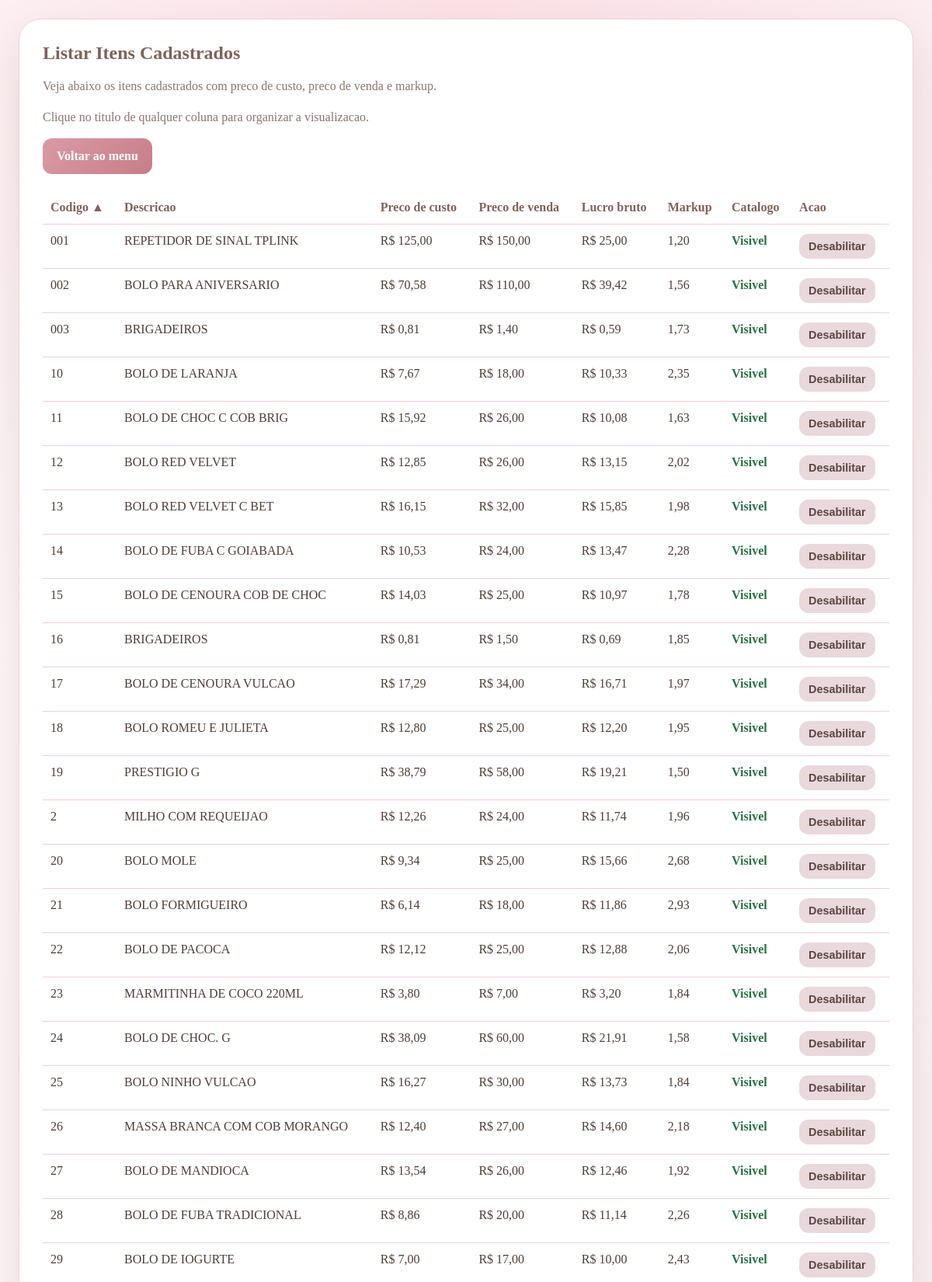
The app's page /listar-itens.php?ordenar_por=codigo_produto&direcao=asc (signed in, upper part) with its own data.
### tables this page shows
CREATE TABLE IF NOT EXISTS itens (
    id INT UNSIGNED AUTO_INCREMENT PRIMARY KEY,
    codigo_produto VARCHAR(50) NOT NULL UNIQUE,
    nome_produto VARCHAR(150) NOT NULL,
    categoria VARCHAR(100) DEFAULT NULL,
    ncm VARCHAR(20) NOT NULL,
    foto_produto VARCHAR(255) DEFAULT NULL,
    mostrar_catalogo TINYINT(1) NOT NULL DEFAULT 1,
    preco_custo DECIMAL(10,2) NOT NULL,
    preco_venda DECIMAL(10,2) NOT NULL,
    criado_em TIMESTAMP DEFAULT CURRENT_TIMESTAMP
);

### listar-itens.php (the view, shortened to what this page needs)
<?php
require __DIR__ . '/db.php';
$ordenacoesPermitidas = [
    'codigo_produto' => 'codigo_produto',
    'nome_produto' => 'nome_produto',
    'preco_custo' => 'preco_custo',
    'preco_venda' => 'preco_venda',
    'lucro_bruto' => 'lucro_bruto',
    'markup' => 'markup',
];
$ordenarPor = $_GET['ordenar_por'] ?? 'lucro_bruto';
$direcao = strtolower($_GET['direcao'] ?? 'desc');
$stmt = $pdo->query(
    'SELECT
        id,
        codigo_produto,
        nome_produto,
        mostrar_catalogo,
        preco_custo,
        preco_venda,
        (preco_venda - preco_custo) AS lucro_bruto,
        CASE
            WHEN preco_custo > 0 THEN preco_venda / preco_custo
            ELSE 0
        END AS markup
     FROM itens
     ORDER BY ' . $ordenacoesPermitidas[$ordenarPor] . ' ' . strtoupper($direcao) . ', nome_produto ASC'
);
$itens = $stmt->fetchAll();
function linkOrdenacao(string $colunaAtual, string $ordenarPor, string $direcao): string
{
    $novaDirecao = 'asc';
    if ($colunaAtual === $ordenarPor && $direcao === 'asc') {
        $novaDirecao = 'desc';
    }
    return 'listar-itens.php?ordenar_por=' . urlencode($colunaAtual) . '&direcao=' . urlencode($novaDirecao);
}
function indicadorOrdenacao(string $colunaAtual, string $ordenarPor, string $direcao): string
{
    if ($colunaAtual !== $ordenarPor) {
        return '';
    }
    return $direcao === 'asc' ? ' ▲' : ' ▼';
}
?>
<!DOCTYPE html>
<html lang="pt-BR">
<head>
</head>
<body>
    <main class="layout">
        <section class="card">
            <h1>Listar Itens Cadastrados</h1>
            <p class="lead">Veja abaixo os itens cadastrados com preco de custo, preco de venda e markup.</p>
            <p class="sort-info">Clique no titulo de qualquer coluna para organizar a visualizacao.</p>
            <div class="actions">
                <a class="button" href="dashboard.php">Voltar ao menu</a>
            </div>
            <?php if ($itens): ?>
                <div class="table-wrap">
                    <table>
                        <thead>
                            <tr>
                                <th><a class="sort-link" href="<?= htmlspecialchars(linkOrdenacao('codigo_produto', $ordenarPor, $direcao), ENT_QUOTES, 'UTF-8') ?>">Codigo<?= htmlspecialchars(indicadorOrdenacao('codigo_produto', $ordenarPor, $direcao), ENT_QUOTES, 'UTF-8') ?></a></th>
                                <th><a class="sort-link" href="<?= htmlspecialchars(linkOrdenacao('nome_produto', $ordenarPor, $direcao), ENT_QUOTES, 'UTF-8') ?>">Descricao</a></th>
                                <th><a class="sort-link" href="<?= htmlspecialchars(linkOrdenacao('preco_custo', $ordenarPor, $direcao), ENT_QUOTES, 'UTF-8') ?>">Preco de custo</a></th>
                                <th><a class="sort-link" href="<?= htmlspecialchars(linkOrdenacao('preco_venda', $ordenarPor, $direcao), ENT_QUOTES, 'UTF-8') ?>">Preco de venda</a></th>
                                <th><a class="sort-link" href="<?= htmlspecialchars(linkOrdenacao('lucro_bruto', $ordenarPor, $direcao), ENT_QUOTES, 'UTF-8') ?>">Lucro bruto</a></th>
                                <th><a class="sort-link" href="<?= htmlspecialchars(linkOrdenacao('markup', $ordenarPor, $direcao), ENT_QUOTES, 'UTF-8') ?>">Markup</a></th>
                                <th>Catalogo</th>
                                <th>Acao</th>
                            </tr>
                        </thead>
                        <tbody>
                            <?php foreach ($itens as $item): ?>
                                <?php
                                $precoCusto = (float) $item['preco_custo'];
                                $precoVenda = (float) $item['preco_venda'];
                                $lucroBruto = (float) $item['lucro_bruto'];
                                $markup = (float) $item['markup'];
                                $mostrarCatalogo = (int) ($item['mostrar_catalogo'] ?? 1) === 1;
                                ?>
                                <tr>
                                    <td><?= htmlspecialchars($item['codigo_produto'], ENT_QUOTES, 'UTF-8') ?></td>
                                    <td><?= htmlspecialchars($item['nome_produto'], ENT_QUOTES, 'UTF-8') ?></td>
                                    <td class="money">R$ <?= htmlspecialchars(number_format($precoCusto, 2, ',', '.'), ENT_QUOTES, 'UTF-8') ?></td>
                                    <td class="money">R$ <?= htmlspecialchars(number_format($precoVenda, 2, ',', '.'), ENT_QUOTES, 'UTF-8') ?></td>
                                    <td class="money">R$ <?= htmlspecialchars(number_format($lucroBruto, 2, ',', '.'), ENT_QUOTES, 'UTF-8') ?></td>
                                    <td class="money"><?= htmlspecialchars(number_format($markup, 2, ',', '.'), ENT_QUOTES, 'UTF-8') ?></td>
                                    <td>
                                        <?php if ($mostrarCatalogo): ?>
                                            <span class="status-catalogo visivel">Visivel</span>
                                        <?php else: ?>
                                            <span class="status-catalogo oculto">Oculto</span>
                                        <?php endif; ?>
                                    </td>
                                    <td>
                                        <form method="post">
                                            <button class="button secondary small" type="submit">
                                                <?= $mostrarCatalogo ? 'Desabilitar' : 'Habilitar' ?>
                                            </button>
                                        </form>
                                    </td>
                                </tr>
                            <?php endforeach; ?>
                        </tbody>
                    </table>
                </div>
            <?php else: ?>
                <p class="lead">Nenhum item cadastrado no momento.</p>
            <?php endif; ?>
        </section>
    </main>
</body>
</html>

### listar-itens.php (style rules this page uses)
:root { --primary: #d99aa5; --primary-dark: #c77d89; --secondary: #7d635c; --text: #4d3e39; --muted: #8a7670; --border: #f1cfd6; --shadow: rgba(125, 99, 92, 0.18); }
* { box-sizing: border-box; }
body { margin: 0; min-height: 100vh; padding: 24px; font-family: Georgia, "Times New Roman", serif; background: radial-gradient(circle at top, #fbe1e7 0%, transparent 34%), linear-gradient(135deg, #fffafb 0%, #f8eef1 100%); color: var(--text); }
.layout { width: min(1180px, 100%); margin: 0 auto; display: grid; gap: 24px; }
.card { background: #fff; border: 1px solid var(--border); border-radius: 28px; padding: 30px; box-shadow: 0 24px 60px var(--shadow); }
h1 { margin-top: 0; color: var(--secondary); }
.lead { color: var(--muted); margin-bottom: 22px; }
.actions { display: flex; gap: 12px; flex-wrap: wrap; margin-bottom: 22px; }
.button { padding: 14px 18px; border: 0; border-radius: 12px; background: linear-gradient(135deg, var(--primary) 0%, var(--primary-dark) 100%); color: #fff; text-decoration: none; font-size: 1rem; font-weight: bold; cursor: pointer; }
.button.secondary { background: #e9d8dc; color: #5c4741; }
.button.small { padding: 8px 12px; font-size: 0.9rem; }
.status-catalogo { font-weight: bold; }
.status-catalogo.visivel { color: #2b6f44; }
.sort-info { margin-bottom: 18px; color: var(--muted); }
.sort-link { color: inherit; text-decoration: none; }
.table-wrap { overflow-x: auto; }
table { width: 100%; border-collapse: collapse; }
th, td { padding: 12px 10px; border-bottom: 1px solid var(--border); text-align: left; vertical-align: top; }
th { color: var(--secondary); white-space: nowrap; }
td.money { white-space: nowrap; }

### records on screen
itens: codigo_produto "001", nome_produto "REPETIDOR DE SINAL TPLINK", preco_custo "125,00", preco_venda "150,00", lucroBruto "25,00", markup "1,20", mostrar_catalogo "Visivel"
itens: codigo_produto "002", nome_produto "BOLO PARA ANIVERSARIO", preco_custo "70,58", preco_venda "110,00", lucroBruto "39,42", markup "1,56", mostrar_catalogo "Visivel"
itens: codigo_produto "003", nome_produto "BRIGADEIROS", preco_custo "0,81", preco_venda "1,40", lucroBruto "0,59", markup "1,73", mostrar_catalogo "Visivel"
itens: codigo_produto "10", nome_produto "BOLO DE LARANJA", preco_custo "7,67", preco_venda "18,00", lucroBruto "10,33", markup "2,35", mostrar_catalogo "Visivel"
itens: codigo_produto "11", nome_produto "BOLO DE CHOC C COB BRIG", preco_custo "15,92", preco_venda "26,00", lucroBruto "10,08", markup "1,63", mostrar_catalogo "Visivel"
itens: codigo_produto "12", nome_produto "BOLO RED VELVET", preco_custo "12,85", preco_venda "26,00", lucroBruto "13,15", markup "2,02", mostrar_catalogo "Visivel"
itens: codigo_produto "13", nome_produto "BOLO RED VELVET C BET", preco_custo "16,15", preco_venda "32,00", lucroBruto "15,85", markup "1,98", mostrar_catalogo "Visivel"
itens: codigo_produto "14", nome_produto "BOLO DE FUBA C GOIABADA", preco_custo "10,53", preco_venda "24,00", lucroBruto "13,47", markup "2,28", mostrar_catalogo "Visivel"
itens: codigo_produto "15", nome_produto "BOLO DE CENOURA COB DE CHOC", preco_custo "14,03", preco_venda "25,00", lucroBruto "10,97", markup "1,78", mostrar_catalogo "Visivel"
itens: codigo_produto "16", nome_produto "BRIGADEIROS", preco_custo "0,81", preco_venda "1,50", lucroBruto "0,69", markup "1,85", mostrar_catalogo "Visivel"
itens: codigo_produto "17", nome_produto "BOLO DE CENOURA VULCAO", preco_custo "17,29", preco_venda "34,00", lucroBruto "16,71", markup "1,97", mostrar_catalogo "Visivel"
itens: codigo_produto "18", nome_produto "BOLO ROMEU E JULIETA", preco_custo "12,80", preco_venda "25,00", lucroBruto "12,20", markup "1,95", mostrar_catalogo "Visivel"
itens: codigo_produto "19", nome_produto "PRESTIGIO G", preco_custo "38,79", preco_venda "58,00", lucroBruto "19,21", markup "1,50", mostrar_catalogo "Visivel"
itens: codigo_produto "2", nome_produto "MILHO COM REQUEIJAO", preco_custo "12,26", preco_venda "24,00", lucroBruto "11,74", markup "1,96", mostrar_catalogo "Visivel"
itens: codigo_produto "20", nome_produto "BOLO MOLE", preco_custo "9,34", preco_venda "25,00", lucroBruto "15,66", markup "2,68", mostrar_catalogo "Visivel"
itens: codigo_produto "21", nome_produto "BOLO FORMIGUEIRO", preco_custo "6,14", preco_venda "18,00", lucroBruto "11,86", markup "2,93", mostrar_catalogo "Visivel"
itens: codigo_produto "22", nome_produto "BOLO DE PACOCA", preco_custo "12,12", preco_venda "25,00", lucroBruto "12,88", markup "2,06", mostrar_catalogo "Visivel"
itens: codigo_produto "23", nome_produto "MARMITINHA DE COCO 220ML", preco_custo "3,80", preco_venda "7,00", lucroBruto "3,20", markup "1,84", mostrar_catalogo "Visivel"
itens: codigo_produto "24", nome_produto "BOLO DE CHOC. G", preco_custo "38,09", preco_venda "60,00", lucroBruto "21,91", markup "1,58", mostrar_catalogo "Visivel"
itens: codigo_produto "25", nome_produto "BOLO NINHO VULCAO", preco_custo "16,27", preco_venda "30,00", lucroBruto "13,73", markup "1,84", mostrar_catalogo "Visivel"
itens: codigo_produto "26", nome_produto "MASSA BRANCA COM COB MORANGO", preco_custo "12,40", preco_venda "27,00", lucroBruto "14,60", markup "2,18", mostrar_catalogo "Visivel"
itens: codigo_produto "27", nome_produto "BOLO DE MANDIOCA", preco_custo "13,54", preco_venda "26,00", lucroBruto "12,46", markup "1,92", mostrar_catalogo "Visivel"
itens: codigo_produto "28", nome_produto "BOLO DE FUBA TRADICIONAL", preco_custo "8,86", preco_venda "20,00", lucroBruto "11,14", markup "2,26", mostrar_catalogo "Visivel"
itens: codigo_produto "29", nome_produto "BOLO DE IOGURTE", preco_custo "7,00", preco_venda "17,00", lucroBruto "10,00", markup "2,43", mostrar_catalogo "Visivel"

### other values on screen
indicadorOrdenacao('codigo_produto', $ordenarPor, $direcao) "▲"
